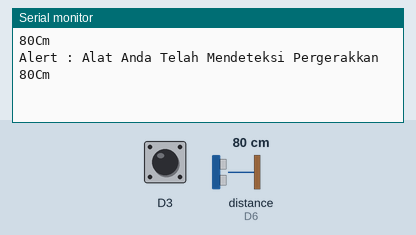
The sketch below on a simulated ESP8266 (NodeMCU). On the bench: the last lines printed to the serial monitor. Wiring (inferred from the names in the program): ultrasonic range finder: trigger D5; echo D6. The test bench sets the inputs (shaded band); at power-on: distance to the obstacle (sensor on D6) 80 cm, D3 HIGH. The echo pulse lasts 58.3 µs per cm; WiFi joins after 1.5 s; servers stay silent unless stated.

Above: at 3.0 s.
3.1 s: distance to the obstacle (sensor on D6) set to 2 cm
At 4.4 s:
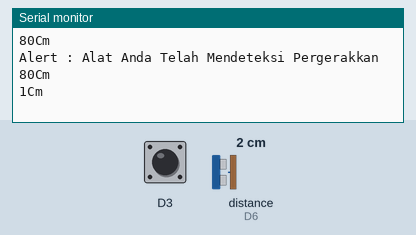
4.6 s: distance to the obstacle (sensor on D6) set to 4 cm
At 5.6 s:
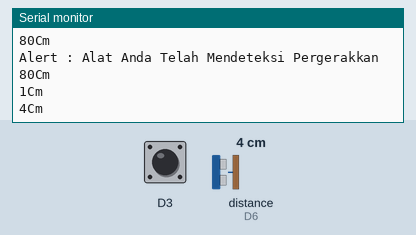
Timing chart, 0 to 7.6 s (numbered marks = the images above; inputs shaded):
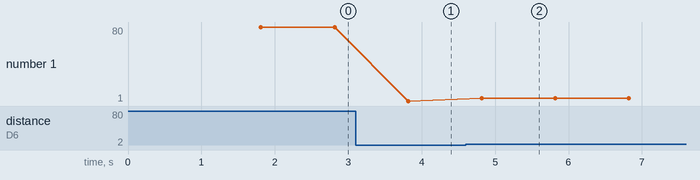

Measured:
- after the input at 3.1 s, the serial monitor: prints a new line after 0.72 s (image 1)
- after the input at 4.6 s, the serial monitor: prints a new line after 0.22 s (image 2)
- plotted number 1: 80 → 1 after the input at 3.1 s, 1 → 4 after the input at 4.6 s

The sketch:

PIR_SENSOR.ino
```cpp
//PIR motion detecting system

#define BLYNK_PRINT Serial
#define TRIGGERPIN D5
#define ECHOPIN    D6
#include <ESP8266WiFi.h>
#include <BlynkSimpleEsp8266.h>
#include <HCSR04.h>

BlynkTimer timer;
char auth[] = "_Ev1pnlEofK02iKQD_0gmWJIcnRCbgsY";
char ssid[] = "MIN";
char pass[] = "123456789";
int flag=0;
WidgetLCD lcd(V6);

void notifyOnThings()
{
  int isButtonPressed = digitalRead(D3);
  if (isButtonPressed==1 && flag==0) {
    Serial.println("Alert : Alat Anda Telah Mendeteksi Pergerakkan ");//you can change this message
    Blynk.notify("Alert : Alat Anda Telah Mendeteksi Pergerakkan ");//you can change this message
    flag=1;
  }
  else if (isButtonPressed==0)
  {
    flag=0;
  }
}
void setup()
{


Serial.begin(9600);
Blynk.begin(auth, ssid, pass);
pinMode(TRIGGERPIN, OUTPUT);
pinMode(ECHOPIN, INPUT);
 lcd.clear(); //Use it to clear the LCD Widget
  lcd.print(0, 0, "Distance in cm"); // use: (position X: 0-15, position Y: 0-1, "Message you want to print")
  // Please use timed events when LCD printintg in void loop to avoid sending too many commands
  // It will cause a FLOOD Error, and connection will be dropped

pinMode(D3,INPUT_PULLUP);
timer.setInterval(50L,notifyOnThings);
}
void loop()
{
  lcd.clear();
  lcd.print(0, 0, "Distance in cm"); // use: (position X: 0-15, position Y: 0-1, "Message you want to print")
  long duration, distance;
  digitalWrite(TRIGGERPIN, LOW);
  delayMicroseconds(3);

  digitalWrite(TRIGGERPIN, HIGH);
  delayMicroseconds(12);

  digitalWrite(TRIGGERPIN, LOW);
  duration = pulseIn(ECHOPIN, HIGH);
  distance = (duration/2) / 29.1;
  Serial.print(distance);
  Serial.println("Cm");
  lcd.print(7, 1, distance);


  delay(1000);
  Blynk.run();
  timer.run();
}
```
